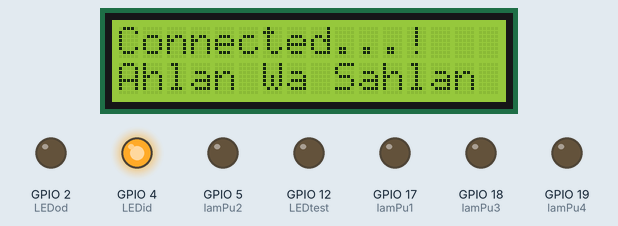
Bench run of a sketch on a simulated ESP32. On the bench: 16×2 character LCD, output pins drawn as LEDs (lit = HIGH). WiFi joins after 1.5 s; servers stay silent unless stated; what the sketch prints to the serial monitor is not drawn.

Above: at 2.2 s.
At 4.0 s:
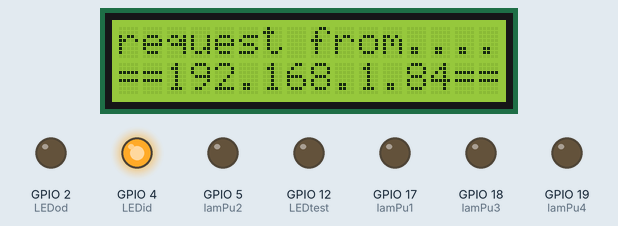
At 20.3 s:
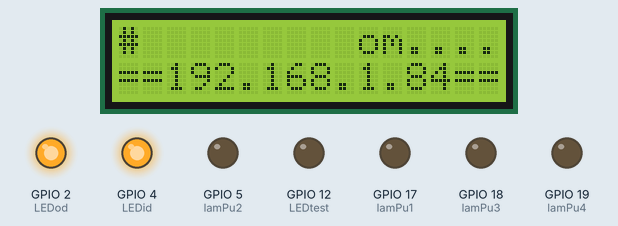
At 38.5 s:
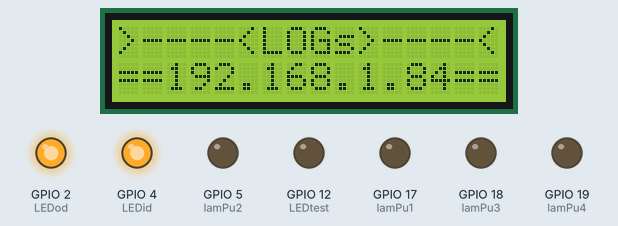
Timing chart, 0 to 40.0 s (numbered marks = the images above):
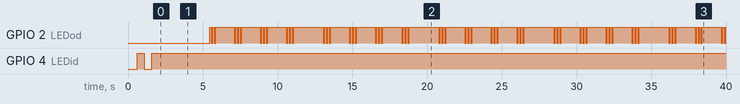

Measured:
- by itself, GPIO 2 (LEDod): moves between LOW and HIGH, repeating every 7.7 s
- what the display in image 0 shows lasts 1.9 s, from 2.1 s to 4.0 s
- what the display in image 1 shows lasts 0.9 s, from 4.0 s to 4.9 s
- what the display in image 2 shows lasts 1.0 s, from 20.3 s to 21.3 s

The sketch:

requestweb.ino
```cpp
#include <WiFi.h>
#include <WiFiClient.h>
#include <HTTPClient.h>
#include <LiquidCrystal_I2C.h>

#define WIFISSID "Ahlan Wa Sahlan"
#define PASSWORD "jazakumullahu_Kha1ran"

#define LEDid 4
#define LEDod 2
#define LEDtest 12
#define lamPu1 17
#define lamPu2 5
#define lamPu3 18
#define lamPu4 19

LiquidCrystal_I2C lcd(0x27, 16, 2);
WiFiClient client;

const char* host = "192.168.1.84";
const int httpPort = 80;
String url;
String request_string;

void setup(){
  Serial.begin(9600); // Starts the serial communication
  lcd.begin();
  pinMode (LEDid, OUTPUT);
  pinMode (LEDod, OUTPUT);
  pinMode (LEDtest, OUTPUT);
  pinMode (lamPu1, OUTPUT);
  pinMode (lamPu2, OUTPUT);
  pinMode (lamPu3, OUTPUT);
  pinMode (lamPu4, OUTPUT);
  WiFi.begin(WIFISSID, PASSWORD);
  lcd.setCursor(0,0);
  lcd.println("WiFi Connecting.");
  lcd.setCursor(0,1);
  lcd.println(String(WIFISSID) + "    ");
    //cek
    while(WiFi.status() != WL_CONNECTED){
      Serial.println(".");
      digitalWrite(LEDid, LOW);
      delay(500);
      digitalWrite(LEDid, HIGH);
      delay(500);
    }
    lcd.setCursor(0,0);
    lcd.println("Connected...!   ");
    Serial.println("Connected");
    delay(1800);
    digitalWrite(LEDid, HIGH);

}

void loop (){
    lcd.setCursor(0,0);
    lcd.print("request from....");
    Serial.print("request from...");
    Serial.println(host);
    lcd.setCursor(0,1);
    lcd.println("==" + String(host) + "==");
    delay(500);

    WiFiClient client;
    if (!client.connect(host, httpPort)) {
      lcd.setCursor(0,0);
      lcd.println("Info = !        ");
      lcd.setCursor(0,1);
      Serial.println("connection fail ");
      lcd.println("connection fail ");
      delay(2000);
      return;
    }

    const char* Link[4];
    Link[0]="/TA-Behavior-2021/Behavior/readData/readData1.php";
    Link[1]="/TA-Behavior-2021/Behavior/readData/readData2.php";
    Link[2]="/TA-Behavior-2021/Behavior/readData/readData3.php";
    Link[3]="/TA-Behavior-2021/Behavior/readData/readData4.php";

    HTTPClient http;
    for(int i=0; i<4; i++){
      http.begin("http://"+ String(host) + String(Link[i]));
      http.GET();
      String respon = http.getString();
      lcd.setCursor(0,0);
      lcd.println(respon + "#       ");
      Serial.println(respon + "]");
      delay(500);

    char responAngka[65];
    respon.toCharArray(responAngka,65);
    digitalWrite(LEDod, LOW);
    delay(100);
    digitalWrite(LEDod, HIGH);
    delay(100);
    digitalWrite(LEDod, LOW);
    delay(100);
    digitalWrite(LEDod, HIGH);
    delay(100);
    digitalWrite(LEDod, LOW);
    delay(100);
    digitalWrite(LEDod, HIGH);
    Serial.println("=================Last Data...=================");
    if (responAngka[7]=='1' && responAngka[14]=='0'){
      digitalWrite(lamPu1,HIGH);
      lcd.setCursor(0,1);
      lcd.println(" =Relay 1 Mati=  ");
      Serial.println("Relay 1 Mati");
    }
    else if (responAngka[7]=='1' && responAngka[14]=='1'){
      digitalWrite(lamPu1,LOW);
      lcd.setCursor(0,1);
      lcd.println("=Relay 1  Hidup=  ");
      Serial.println("Relay 1 Hidup");
    }
    else if (responAngka[7]=='2' && responAngka[14]=='0'){
      digitalWrite(lamPu2,HIGH);
      lcd.setCursor(0,1);
      lcd.println(" =Relay 2 Mati=  ");
      Serial.println("Relay 2 Mati");
    }
    else if (responAngka[7]=='2' && responAngka[14]=='1'){
      digitalWrite(lamPu2,LOW);
      lcd.setCursor(0,1);
      lcd.println("=Relay 2  Hidup=  ");
      Serial.println("Relay 2 Hidup");
    }
    else if (responAngka[7]=='3' && responAngka[14]=='0'){
      digitalWrite(lamPu3,HIGH);
      lcd.setCursor(0,1);
      lcd.println(" =Relay 3 Mati=  ");
      Serial.println("Relay 3 Mati");
    }
    else if (responAngka[7]=='3' && responAngka[14]=='1'){
      digitalWrite(lamPu3,LOW);
      lcd.setCursor(0,1);
      lcd.println("=Relay 3  Hidup=  ");
      Serial.println("Relay 3 Hidup");
    }
    else if (responAngka[7]=='4' && responAngka[14]=='0'){
      digitalWrite(lamPu4,HIGH);
      lcd.setCursor(0,1);
      lcd.println(" =Relay 4 Mati=  ");
      Serial.println("Relay 4 Mati");
    }
    else if (responAngka[7]=='4' && responAngka[14]=='1'){
      digitalWrite(lamPu4,LOW);
      lcd.setCursor(0,1);
      lcd.println("=Relay 4  Hidup=  ");
      Serial.println("Relay 4 Hidup");
    }
    lcd.setCursor(0,0);
    lcd.println(">----<LOGs>----<");
    Serial.println("=====================LOGs=====================");
    delay(500);
    }
}
```
